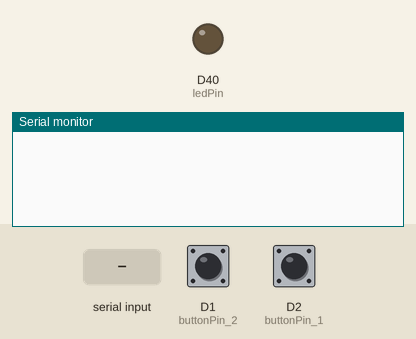
Recording of a sketch running on a simulated Arduino Due. Shown: output pins drawn as LEDs (lit = HIGH), the last lines printed to the serial monitor. The test bench sets the inputs (shaded band); at power-on: D1 (buttonPin_2) HIGH, D2 (buttonPin_1) HIGH (analog values on the 0–1023 scale).

Above: at 1.2 s.
1.3 s: "A\n" received over Serial
At 2.5 s:
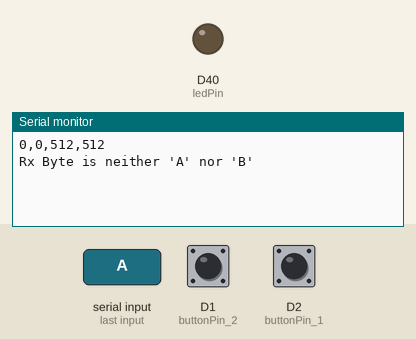
2.8 s: "B\n" received over Serial
At 4.0 s:
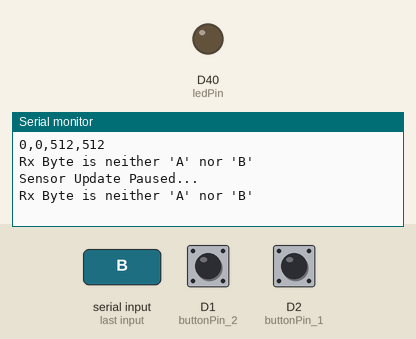

Measured:
- after the input at 1.3 s, the serial monitor: prints a new line at once (image 1)
- after the input at 2.8 s, the serial monitor: prints a new line at once (image 2)

The sketch:

arduino_serial_handshaking.ino
```cpp
/*
<><><><><><><><><><><><><><><><><><><><><><><><><><><><><><><><><><><><><><><><>
|||||||||||||||||||||||||||||||||||||||||||
||        "Serial HandShaking"           ||
|||||||||||||||||||||||||||||||||||||||||||
  - Bi-Directional Serial Communication between Microcontroller & P5.JS
  - Tansmits(Tx) and Receives(Rx) Serial Data
  - Receives a control byte of either ASCII character 'A' or 'B'
  - Sends sensor data when 'A' byte received
  - Sends status message when 'B' byte received
<><><><><><><><><><><><><><><><><><><><><><><><><><><><><><><><><><><><><><><><>
*/
#include <Arduino.h>

const int adcPin_1 = 6;
const int adcPin_2 = 7;
const int buttonPin_1 = 2;
const int buttonPin_2 = 1;
const int ledPin = 40;

bool buttonState_1 = 0;
bool buttonState_2 = 0;

int adcRead_1 = 0;
int adcRead_2 = 0;
int inByte = 0;

void setup()
{
  pinMode(buttonPin_1, INPUT_PULLUP); // pull up to avoid floating pin because button shorts to GND when pressed, so default state is HIGH
  pinMode(buttonPin_2, INPUT_PULLUP);
  pinMode(ledPin, OUTPUT);
  digitalWrite(ledPin, 0);
  analogReadResolution(10); //set ADC from 0 to 1023 range
  Serial.begin(9600); //open serial port at 9600bps
}

void loop()
{
  if(Serial.available()) //if serial buffer is greater than zero...
  {
    inByte = Serial.read(); //store incoming byte
    if(inByte == 'A') //if incoming byte is 'A'...
    {
      digitalWrite(ledPin, 1);  //turn LED ON
      adcRead_1 = analogRead(adcPin_1); //read pot 1
      adcRead_2 = analogRead(adcPin_2); //read pot 2
      buttonState_1 = !digitalRead(buttonPin_1);  //read button 1 !digitalRead to invert logic since using INPUT_PULLUP so now pressed = 1, not pressed = 0
      buttonState_2 = !digitalRead(buttonPin_2);  //read button 2
      Serial.print(buttonState_1);  //send 1st value
      Serial.print(',');            //send comma ASCII char to separate values
      Serial.print(buttonState_2);  //send 2nd value
      Serial.print(',');            //send comma ASCII char to separate values
      Serial.print(adcRead_1);      //send 3rd value
      Serial.print(',');            //send comma ASCII char to separate values
      Serial.print(adcRead_2);      //send 4th value
      Serial.print('\n');           //send newline ASCII char to frame end of message
    }
    else if (inByte == 'B') //if incoming byte is 'B'...
    {
      digitalWrite(ledPin, 0);  //turn LED OFF
      Serial.println("Sensor Update Paused...");  //send paused status message
      //using Serial.println adds a newline after each print, so no need for Serial.print('/n')
    }
    else //if incoming byte is neither 'A' nor 'B'...
    {
      digitalWrite(ledPin, 0);  //turn LED OFF
      Serial.println("Rx Byte is neither 'A' nor 'B'"); //send status message
    }
  }
}
```
